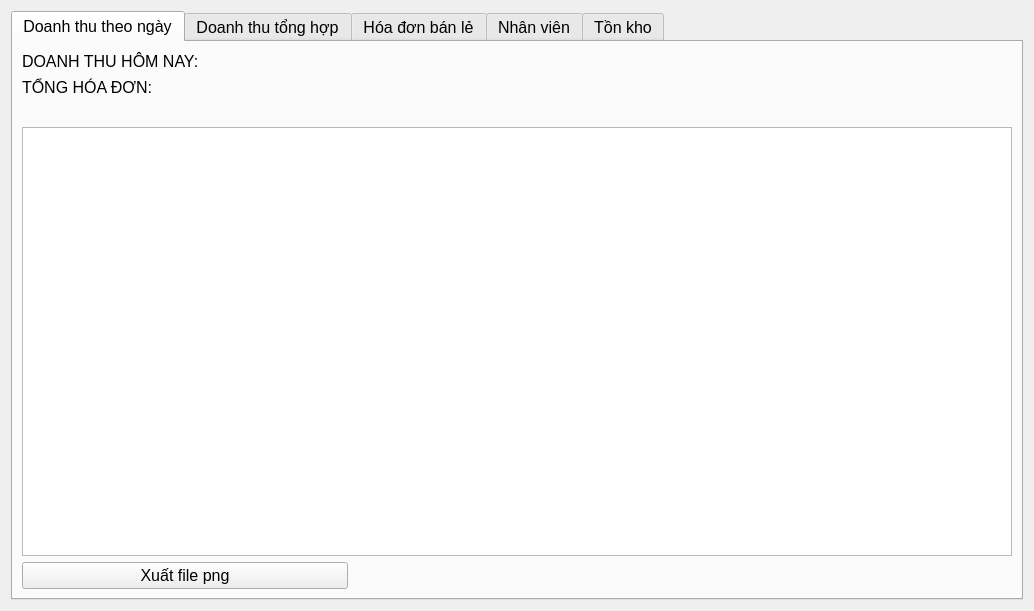
<?xml version="1.0" encoding="UTF-8"?>
<ui version="4.0">
 <class>reports</class>
 <widget class="QWidget" name="reports">
  <property name="geometry">
   <rect>
    <x>0</x>
    <y>0</y>
    <width>1034</width>
    <height>611</height>
   </rect>
  </property>
  <property name="windowTitle">
   <string>Form</string>
  </property>
  <layout class="QGridLayout" name="gridLayout_3">
   <item row="0" column="1">
    <widget class="QTabWidget" name="tabWidget">
     <property name="font">
      <font>
       <pointsize>12</pointsize>
      </font>
     </property>
     <property name="autoFillBackground">
      <bool>false</bool>
     </property>
     <property name="currentIndex">
      <number>0</number>
     </property>
     <widget class="QWidget" name="daily_reports">
      <attribute name="title">
       <string>Doanh thu theo ngày</string>
      </attribute>
      <layout class="QGridLayout" name="gridLayout_4">
       <item row="0" column="1">
        <widget class="QLabel" name="daily_sum">
         <property name="font">
          <font>
           <pointsize>13</pointsize>
           <bold>true</bold>
          </font>
         </property>
         <property name="text">
          <string/>
         </property>
        </widget>
       </item>
       <item row="1" column="1">
        <widget class="QLabel" name="total_bills">
         <property name="font">
          <font>
           <pointsize>13</pointsize>
           <bold>true</bold>
          </font>
         </property>
         <property name="text">
          <string/>
         </property>
        </widget>
       </item>
       <item row="2" column="0">
        <widget class="QLabel" name="label_15">
         <property name="text">
          <string/>
         </property>
        </widget>
       </item>
       <item row="0" column="0">
        <widget class="QLabel" name="label_3">
         <property name="text">
          <string>DOANH THU HÔM NAY:</string>
         </property>
        </widget>
       </item>
       <item row="1" column="0">
        <widget class="QLabel" name="label_4">
         <property name="text">
          <string>TỔNG HÓA ĐƠN:</string>
         </property>
        </widget>
       </item>
       <item row="3" column="0" colspan="3">
        <widget class="QChartView" name="view_daily_report"/>
       </item>
       <item row="4" column="0">
        <widget class="QPushButton" name="png_daily">
         <property name="text">
          <string>Xuất file png</string>
         </property>
         <property name="icon">
          <iconset resource="galeries.qrc">
           <normaloff>:/image/png.png</normaloff>:/image/png.png</iconset>
         </property>
         <property name="iconSize">
          <size>
           <width>45</width>
           <height>45</height>
          </size>
         </property>
        </widget>
       </item>
      </layout>
     </widget>
     <widget class="QWidget" name="retail_sum">
      <attribute name="title">
       <string>Doanh thu tổng hợp</string>
      </attribute>
      <layout class="QGridLayout" name="gridLayout_5">
       <item row="0" column="0">
        <widget class="QLabel" name="label_5">
         <property name="text">
          <string>Lựa chọn:</string>
         </property>
        </widget>
       </item>
       <item row="2" column="0" colspan="8">
        <widget class="QChartView" name="view_sum_report"/>
       </item>
       <item row="3" column="6" colspan="2">
        <widget class="QPushButton" name="png_sum">
         <property name="text">
          <string>Xuất file ảnh</string>
         </property>
         <property name="icon">
          <iconset>
           <normaloff>png.png</normaloff>png.png</iconset>
         </property>
         <property name="iconSize">
          <size>
           <width>45</width>
           <height>45</height>
          </size>
         </property>
        </widget>
       </item>
       <item row="0" column="1" colspan="2">
        <widget class="QComboBox" name="select_time_for_sum">
         <item>
          <property name="text">
           <string>7 ngày qua</string>
          </property>
         </item>
         <item>
          <property name="text">
           <string>14 ngày qua</string>
          </property>
         </item>
         <item>
          <property name="text">
           <string>Tháng này</string>
          </property>
         </item>
         <item>
          <property name="text">
           <string>Tháng trước</string>
          </property>
         </item>
         <item>
          <property name="text">
           <string>3 tháng gần đây</string>
          </property>
         </item>
         <item>
          <property name="text">
           <string>6 tháng gần đây</string>
          </property>
         </item>
         <item>
          <property name="text">
           <string>Năm nay</string>
          </property>
         </item>
         <item>
          <property name="text">
           <string>Năm trước</string>
          </property>
         </item>
        </widget>
       </item>
       <item row="1" column="0">
        <widget class="QLabel" name="label_6">
         <property name="text">
          <string>Tùy chỉnh:</string>
         </property>
        </widget>
       </item>
       <item row="1" column="1">
        <widget class="QLabel" name="label_7">
         <property name="text">
          <string>Từ</string>
         </property>
         <property name="alignment">
          <set>Qt::AlignmentFlag::AlignCenter</set>
         </property>
        </widget>
       </item>
       <item row="1" column="2">
        <widget class="QDateEdit" name="start_date_sum">
         <property name="calendarPopup">
          <bool>true</bool>
         </property>
        </widget>
       </item>
       <item row="1" column="3">
        <widget class="QLabel" name="label_8">
         <property name="text">
          <string>Đến</string>
         </property>
         <property name="alignment">
          <set>Qt::AlignmentFlag::AlignCenter</set>
         </property>
        </widget>
       </item>
       <item row="1" column="4">
        <widget class="QDateEdit" name="end_date_sum">
         <property name="calendarPopup">
          <bool>true</bool>
         </property>
        </widget>
       </item>
       <item row="1" column="5">
        <widget class="QPushButton" name="search_sum">
         <property name="text">
          <string>Tìm kiếm</string>
         </property>
         <property name="icon">
          <iconset resource="galeries.qrc">
           <normaloff>:/image/search.png</normaloff>:/image/search.png</iconset>
         </property>
         <property name="iconSize">
          <size>
           <width>25</width>
           <height>25</height>
          </size>
         </property>
        </widget>
       </item>
       <item row="3" column="1">
        <widget class="QLabel" name="custom_sum">
         <property name="font">
          <font>
           <pointsize>13</pointsize>
           <bold>true</bold>
          </font>
         </property>
         <property name="text">
          <string/>
         </property>
        </widget>
       </item>
      </layout>
     </widget>
     <widget class="QWidget" name="retail_bills">
      <attribute name="title">
       <string>Hóa đơn bán lẻ</string>
      </attribute>
      <layout class="QGridLayout" name="gridLayout_6">
       <item row="3" column="2">
        <widget class="QLabel" name="label_11">
         <property name="font">
          <font>
           <pointsize>12</pointsize>
          </font>
         </property>
         <property name="text">
          <string>Đến</string>
         </property>
         <property name="alignment">
          <set>Qt::AlignmentFlag::AlignCenter</set>
         </property>
        </widget>
       </item>
       <item row="3" column="6" colspan="4">
        <widget class="QComboBox" name="seller_2">
         <property name="font">
          <font>
           <pointsize>12</pointsize>
          </font>
         </property>
         <item>
          <property name="text">
           <string>Tất cả</string>
          </property>
         </item>
         <item>
          <property name="text">
           <string>admin</string>
          </property>
         </item>
         <item>
          <property name="text">
           <string>hoa.vuthinhu</string>
          </property>
         </item>
         <item>
          <property name="text">
           <string>duy</string>
          </property>
         </item>
        </widget>
       </item>
       <item row="3" column="10">
        <widget class="QPushButton" name="search_bill">
         <property name="font">
          <font>
           <pointsize>12</pointsize>
          </font>
         </property>
         <property name="text">
          <string>Tìm kiếm</string>
         </property>
         <property name="icon">
          <iconset resource="galeries.qrc">
           <normaloff>:/image/search.png</normaloff>:/image/search.png</iconset>
         </property>
         <property name="iconSize">
          <size>
           <width>30</width>
           <height>30</height>
          </size>
         </property>
        </widget>
       </item>
       <item row="1" column="3" colspan="3">
        <widget class="QComboBox" name="select_time_bill">
         <property name="font">
          <font>
           <pointsize>12</pointsize>
          </font>
         </property>
         <item>
          <property name="text">
           <string>Hôm nay</string>
          </property>
         </item>
         <item>
          <property name="text">
           <string>Hôm qua</string>
          </property>
         </item>
         <item>
          <property name="text">
           <string>Tuần này</string>
          </property>
         </item>
         <item>
          <property name="text">
           <string>Tuần trước</string>
          </property>
         </item>
         <item>
          <property name="text">
           <string>Tháng này</string>
          </property>
         </item>
         <item>
          <property name="text">
           <string>Tháng trước</string>
          </property>
         </item>
         <item>
          <property name="text">
           <string>3 tháng gần đây</string>
          </property>
         </item>
         <item>
          <property name="text">
           <string>6 tháng gần đây</string>
          </property>
         </item>
         <item>
          <property name="text">
           <string>Năm nay</string>
          </property>
         </item>
         <item>
          <property name="text">
           <string>Năm trước</string>
          </property>
         </item>
        </widget>
       </item>
       <item row="0" column="0" colspan="4">
        <widget class="QLabel" name="label_16">
         <property name="font">
          <font>
           <pointsize>14</pointsize>
           <bold>true</bold>
          </font>
         </property>
         <property name="text">
          <string>Tìm kiếm nhanh theo tên người bán...</string>
         </property>
        </widget>
       </item>
       <item row="3" column="1">
        <widget class="QDateEdit" name="start_date_bill">
         <property name="font">
          <font>
           <pointsize>12</pointsize>
          </font>
         </property>
         <property name="calendarPopup">
          <bool>true</bool>
         </property>
        </widget>
       </item>
       <item row="1" column="1">
        <widget class="QComboBox" name="seller_1">
         <property name="font">
          <font>
           <pointsize>12</pointsize>
          </font>
         </property>
         <item>
          <property name="text">
           <string>Tất cả</string>
          </property>
         </item>
         <item>
          <property name="text">
           <string>admin</string>
          </property>
         </item>
         <item>
          <property name="text">
           <string>hoa.vuthinhu</string>
          </property>
         </item>
         <item>
          <property name="text">
           <string>duy</string>
          </property>
         </item>
        </widget>
       </item>
       <item row="3" column="3">
        <widget class="QDateEdit" name="end_date_bill">
         <property name="font">
          <font>
           <pointsize>12</pointsize>
          </font>
         </property>
         <property name="calendarPopup">
          <bool>true</bool>
         </property>
        </widget>
       </item>
       <item row="3" column="5">
        <widget class="QLabel" name="label_13">
         <property name="font">
          <font>
           <pointsize>12</pointsize>
          </font>
         </property>
         <property name="text">
          <string>NVBH</string>
         </property>
        </widget>
       </item>
       <item row="4" column="0" colspan="11">
        <widget class="QTableWidget" name="view_bills">
         <property name="font">
          <font>
           <pointsize>12</pointsize>
          </font>
         </property>
        </widget>
       </item>
       <item row="3" column="0">
        <widget class="QLabel" name="label_10">
         <property name="font">
          <font>
           <pointsize>12</pointsize>
          </font>
         </property>
         <property name="text">
          <string>Từ</string>
         </property>
         <property name="alignment">
          <set>Qt::AlignmentFlag::AlignRight|Qt::AlignmentFlag::AlignTrailing|Qt::AlignmentFlag::AlignVCenter</set>
         </property>
        </widget>
       </item>
       <item row="1" column="2">
        <widget class="QLabel" name="label">
         <property name="font">
          <font>
           <pointsize>12</pointsize>
          </font>
         </property>
         <property name="text">
          <string>Lựa chọn:</string>
         </property>
        </widget>
       </item>
       <item row="1" column="0">
        <widget class="QLabel" name="label_12">
         <property name="font">
          <font>
           <pointsize>12</pointsize>
          </font>
         </property>
         <property name="text">
          <string>NVBH</string>
         </property>
        </widget>
       </item>
       <item row="5" column="10">
        <widget class="QPushButton" name="excel_bill">
         <property name="font">
          <font>
           <pointsize>12</pointsize>
          </font>
         </property>
         <property name="text">
          <string>Xuất file excel</string>
         </property>
         <property name="icon">
          <iconset resource="galeries.qrc">
           <normaloff>:/image/excel.png</normaloff>:/image/excel.png</iconset>
         </property>
         <property name="iconSize">
          <size>
           <width>30</width>
           <height>30</height>
          </size>
         </property>
        </widget>
       </item>
       <item row="2" column="0" colspan="6">
        <widget class="QLabel" name="label_9">
         <property name="font">
          <font>
           <pointsize>14</pointsize>
           <bold>true</bold>
          </font>
         </property>
         <property name="text">
          <string>Tùy chỉnh (có thể xuất file excel kết quả tìm kiếm):</string>
         </property>
        </widget>
       </item>
      </layout>
     </widget>
     <widget class="QWidget" name="employees">
      <attribute name="title">
       <string>Nhân viên</string>
      </attribute>
      <layout class="QGridLayout" name="gridLayout">
       <item row="4" column="3">
        <widget class="QLabel" name="label_17">
         <property name="text">
          <string/>
         </property>
        </widget>
       </item>
       <item row="7" column="0" colspan="8">
        <widget class="QTableWidget" name="view_employee"/>
       </item>
       <item row="4" column="0" rowspan="3">
        <widget class="QLabel" name="label_14">
         <property name="text">
          <string/>
         </property>
        </widget>
       </item>
       <item row="3" column="0">
        <widget class="QLabel" name="label_20">
         <property name="text">
          <string>Thời gian</string>
         </property>
         <property name="alignment">
          <set>Qt::AlignmentFlag::AlignRight|Qt::AlignmentFlag::AlignTrailing|Qt::AlignmentFlag::AlignVCenter</set>
         </property>
        </widget>
       </item>
       <item row="2" column="0">
        <widget class="QLabel" name="label_18">
         <property name="font">
          <font>
           <pointsize>14</pointsize>
           <bold>true</bold>
          </font>
         </property>
         <property name="text">
          <string>Tùy chọn:</string>
         </property>
        </widget>
       </item>
       <item row="4" column="7">
        <widget class="QPushButton" name="pushButton">
         <property name="text">
          <string>Giảm/Tăng dần</string>
         </property>
        </widget>
       </item>
       <item row="3" column="6">
        <widget class="QPushButton" name="search_employee">
         <property name="text">
          <string>Tìm kiếm</string>
         </property>
        </widget>
       </item>
       <item row="3" column="4" colspan="2">
        <widget class="QComboBox" name="select_employee">
         <item>
          <property name="text">
           <string>Tất cả</string>
          </property>
         </item>
         <item>
          <property name="text">
           <string>admin</string>
          </property>
         </item>
         <item>
          <property name="text">
           <string>hoa.vuthinhu</string>
          </property>
         </item>
         <item>
          <property name="text">
           <string>duy</string>
          </property>
         </item>
        </widget>
       </item>
       <item row="3" column="3">
        <widget class="QLabel" name="label_19">
         <property name="text">
          <string>NVBH</string>
         </property>
         <property name="alignment">
          <set>Qt::AlignmentFlag::AlignRight|Qt::AlignmentFlag::AlignTrailing|Qt::AlignmentFlag::AlignVCenter</set>
         </property>
        </widget>
       </item>
       <item row="3" column="1" colspan="2">
        <widget class="QComboBox" name="select_time_employee">
         <item>
          <property name="text">
           <string>Tất cả</string>
          </property>
         </item>
         <item>
          <property name="text">
           <string>Theo ngày</string>
          </property>
         </item>
         <item>
          <property name="text">
           <string>Theo tháng</string>
          </property>
         </item>
         <item>
          <property name="text">
           <string>Theo quý</string>
          </property>
         </item>
         <item>
          <property name="text">
           <string>Theo năm</string>
          </property>
         </item>
        </widget>
       </item>
      </layout>
     </widget>
     <widget class="QWidget" name="stocks">
      <attribute name="title">
       <string>Tồn kho</string>
      </attribute>
      <layout class="QGridLayout" name="gridLayout_7">
       <item row="5" column="3">
        <widget class="QPushButton" name="sort">
         <property name="text">
          <string>Tồn kho giảm/tăng dần</string>
         </property>
         <property name="icon">
          <iconset resource="galeries.qrc">
           <normaloff>:/image/increasing_decreasing.png</normaloff>:/image/increasing_decreasing.png</iconset>
         </property>
         <property name="iconSize">
          <size>
           <width>30</width>
           <height>30</height>
          </size>
         </property>
        </widget>
       </item>
       <item row="7" column="0" colspan="5">
        <widget class="QTableWidget" name="view_stocks"/>
       </item>
       <item row="8" column="3" colspan="2">
        <widget class="QPushButton" name="excel_category">
         <property name="text">
          <string>Xuất file excel</string>
         </property>
         <property name="icon">
          <iconset resource="galeries.qrc">
           <normaloff>:/image/excel.png</normaloff>:/image/excel.png</iconset>
         </property>
         <property name="iconSize">
          <size>
           <width>30</width>
           <height>30</height>
          </size>
         </property>
        </widget>
       </item>
       <item row="5" column="0">
        <widget class="QLabel" name="label_2">
         <property name="text">
          <string>Lựa chọn:</string>
         </property>
        </widget>
       </item>
       <item row="6" column="1">
        <widget class="QPushButton" name="all_stocks">
         <property name="text">
          <string>Hiện thị toàn bộ sản phẩm</string>
         </property>
         <property name="icon">
          <iconset resource="galeries.qrc">
           <normaloff>:/image/all.png</normaloff>:/image/all.png</iconset>
         </property>
         <property name="iconSize">
          <size>
           <width>30</width>
           <height>30</height>
          </size>
         </property>
        </widget>
       </item>
       <item row="5" column="1" colspan="2">
        <widget class="QComboBox" name="comboBox_3">
         <item>
          <property name="text">
           <string>Top 10 sản phẩm đang bán chạy</string>
          </property>
         </item>
         <item>
          <property name="text">
           <string>Sản phẩm sắp hết hàng</string>
          </property>
         </item>
         <item>
          <property name="text">
           <string>Sản phẩm tồn kho nhiều</string>
          </property>
         </item>
        </widget>
       </item>
      </layout>
     </widget>
    </widget>
   </item>
  </layout>
 </widget>
 <customwidgets>
  <customwidget>
   <class>QChartView</class>
   <extends>QGraphicsView</extends>
   <header location="global">QCharts</header>
  </customwidget>
 </customwidgets>
 <resources>
  <include location="galeries.qrc"/>
 </resources>
 <connections/>
</ui>
